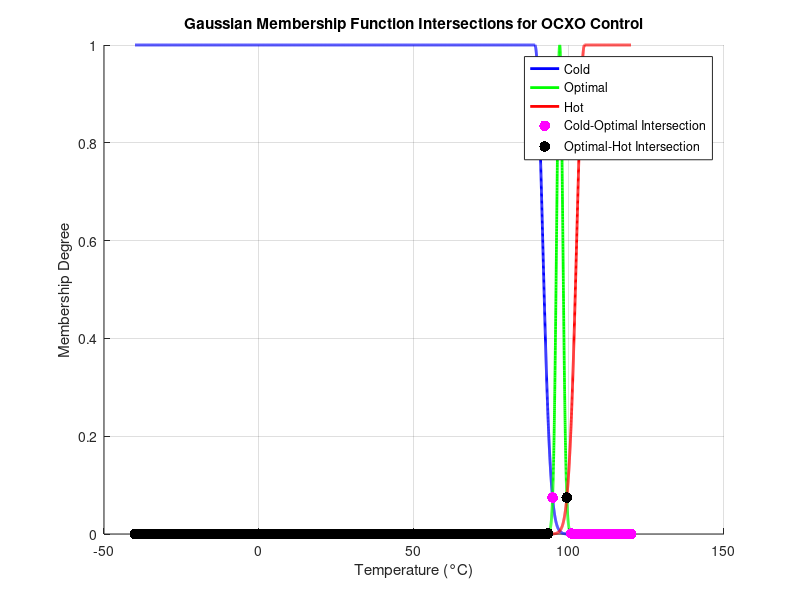

Source code (MATLAB):
x = -40:0.01:120; % Increased resolution for better accuracy
T_set = 97.00; % Example ideal setpoint temperature

% Define temperature ranges
coldLower = -40;
coldUpper = T_set - 8;
optimalLower = T_set - 0.02;
optimalUpper = T_set + 0.02;
hotLower = T_set + 8;
hotUpper = 120;

% Generate Gaussian membership functions
yCold = gauss2mf(x, [2.5, coldLower, 2.5, coldUpper]);
yOptimal = gauss2mf(x, [1, optimalLower, 1, optimalUpper]);
yHot = gauss2mf(x, [2.5, hotLower, 2.5, hotUpper]);

% Find intersection points
idx_cold_optimal = find(abs(yCold - yOptimal) < 0.001); % Cold-Optimal intersection
idx_optimal_hot = find(abs(yOptimal - yHot) < 0.001);   % Optimal-Hot intersection

% Extract x-coordinates of intersection points
x_cold_optimal = x(idx_cold_optimal);
x_optimal_hot = x(idx_optimal_hot);

% Plot the membership functions
figure; 
hold on; 

plot(x, yCold, 'b', 'LineWidth', 2);
plot(x, yOptimal, 'g', 'LineWidth', 2);
plot(x, yHot, 'r', 'LineWidth', 2);

% Mark intersection points
scatter(x_cold_optimal, yOptimal(idx_cold_optimal), 60, 'm', 'filled', 'DisplayName', 'Cold-Optimal Intersection');
scatter(x_optimal_hot, yOptimal(idx_optimal_hot), 60, 'k', 'filled', 'DisplayName', 'Optimal-Hot Intersection');

legend("Cold", "Optimal", "Hot", "Cold-Optimal Intersection", "Optimal-Hot Intersection");
xlabel("Temperature (°C)");
ylabel("Membership Degree");
title("Gaussian Membership Function Intersections for OCXO Control");
grid on;
hold off;
